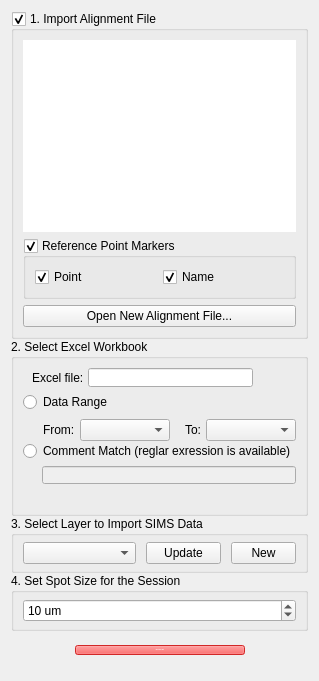
      <widget class="QWidget" name="tab">
       <attribute name="title">
        <string>Import</string>
       </attribute>
       <layout class="QVBoxLayout" name="verticalLayout_6">
        <property name="spacing">
         <number>0</number>
        </property>
        <property name="bottomMargin">
         <number>12</number>
        </property>
        <item>
         <widget class="QGroupBox" name="Grp_Alignment">
          <property name="sizePolicy">
           <sizepolicy hsizetype="Preferred" vsizetype="Maximum">
            <horstretch>0</horstretch>
            <verstretch>0</verstretch>
           </sizepolicy>
          </property>
          <property name="maximumSize">
           <size>
            <width>16777215</width>
            <height>16777215</height>
           </size>
          </property>
          <property name="title">
           <string>1. Import Alignment File</string>
          </property>
          <property name="flat">
           <bool>false</bool>
          </property>
          <property name="checkable">
           <bool>true</bool>
          </property>
          <layout class="QVBoxLayout" name="verticalLayout">
           <item>
            <widget class="QTableView" name="Tbv_Alignment">
             <property name="sizePolicy">
              <sizepolicy hsizetype="Preferred" vsizetype="Expanding">
               <horstretch>0</horstretch>
               <verstretch>0</verstretch>
              </sizepolicy>
             </property>
             <property name="maximumSize">
              <size>
               <width>16777215</width>
               <height>16777215</height>
              </size>
             </property>
             <property name="styleSheet">
              <string notr="true">.item{ padding: 5px; }</string>
             </property>
             <property name="frameShape">
              <enum>QFrame::NoFrame</enum>
             </property>
             <property name="frameShadow">
              <enum>QFrame::Plain</enum>
             </property>
             <property name="verticalScrollBarPolicy">
              <enum>Qt::ScrollBarAsNeeded</enum>
             </property>
             <property name="autoScroll">
              <bool>true</bool>
             </property>
             <property name="editTriggers">
              <set>QAbstractItemView::NoEditTriggers</set>
             </property>
             <property name="showDropIndicator" stdset="0">
              <bool>false</bool>
             </property>
             <property name="dragDropOverwriteMode">
              <bool>false</bool>
             </property>
             <property name="alternatingRowColors">
              <bool>true</bool>
             </property>
             <property name="showGrid">
              <bool>false</bool>
             </property>
             <property name="gridStyle">
              <enum>Qt::NoPen</enum>
             </property>
             <property name="sortingEnabled">
              <bool>false</bool>
             </property>
             <property name="cornerButtonEnabled">
              <bool>false</bool>
             </property>
             <attribute name="horizontalHeaderVisible">
              <bool>false</bool>
             </attribute>
             <attribute name="verticalHeaderDefaultSectionSize">
              <number>17</number>
             </attribute>
            </widget>
           </item>
           <item>
            <widget class="QGroupBox" name="Gbx_Alignment_Ref_Point_Markers">
             <property name="title">
              <string>Reference Point Markers</string>
             </property>
             <property name="checkable">
              <bool>true</bool>
             </property>
             <property name="checked">
              <bool>true</bool>
             </property>
             <layout class="QHBoxLayout" name="horizontalLayout_11">
              <item>
               <widget class="QCheckBox" name="Cbx_Alignment_Ref_Points">
                <property name="text">
                 <string>Point</string>
                </property>
                <property name="checked">
                 <bool>true</bool>
                </property>
               </widget>
              </item>
              <item>
               <widget class="QCheckBox" name="Cbx_Alignment_Ref_Names">
                <property name="text">
                 <string>Name</string>
                </property>
                <property name="checked">
                 <bool>true</bool>
                </property>
               </widget>
              </item>
             </layout>
            </widget>
           </item>
           <item>
            <widget class="QPushButton" name="Btn_Import_Alignments">
             <property name="maximumSize">
              <size>
               <width>16777215</width>
               <height>16777215</height>
              </size>
             </property>
             <property name="text">
              <string>Open New Alignment File...</string>
             </property>
            </widget>
           </item>
          </layout>
         </widget>
        </item>
        <item>
         <widget class="QGroupBox" name="Grp_Workbook">
          <property name="enabled">
           <bool>true</bool>
          </property>
          <property name="sizePolicy">
           <sizepolicy hsizetype="Preferred" vsizetype="Fixed">
            <horstretch>0</horstretch>
            <verstretch>0</verstretch>
           </sizepolicy>
          </property>
          <property name="minimumSize">
           <size>
            <width>0</width>
            <height>177</height>
           </size>
          </property>
          <property name="maximumSize">
           <size>
            <width>16777215</width>
            <height>177</height>
           </size>
          </property>
          <property name="title">
           <string>2. Select Excel Workbook</string>
          </property>
          <layout class="QVBoxLayout" name="verticalLayout_2">
           <property name="spacing">
            <number>6</number>
           </property>
           <item>
            <widget class="QFrame" name="Frame_for_Excel_file">
             <property name="sizePolicy">
              <sizepolicy hsizetype="Preferred" vsizetype="Fixed">
               <horstretch>0</horstretch>
               <verstretch>0</verstretch>
              </sizepolicy>
             </property>
             <property name="minimumSize">
              <size>
               <width>30</width>
               <height>0</height>
              </size>
             </property>
             <property name="maximumSize">
              <size>
               <width>16777215</width>
               <height>30</height>
              </size>
             </property>
             <layout class="QHBoxLayout" name="horizontalLayout_2">
              <property name="spacing">
               <number>4</number>
              </property>
              <property name="topMargin">
               <number>0</number>
              </property>
              <property name="bottomMargin">
               <number>0</number>
              </property>
              <item>
               <widget class="QLabel" name="label_14">
                <property name="sizePolicy">
                 <sizepolicy hsizetype="Fixed" vsizetype="Preferred">
                  <horstretch>0</horstretch>
                  <verstretch>0</verstretch>
                 </sizepolicy>
                </property>
                <property name="text">
                 <string>Excel file:</string>
                </property>
               </widget>
              </item>
              <item>
               <widget class="QLineEdit" name="Tbx_Workbook">
                <property name="enabled">
                 <bool>true</bool>
                </property>
                <property name="sizePolicy">
                 <sizepolicy hsizetype="MinimumExpanding" vsizetype="Fixed">
                  <horstretch>0</horstretch>
                  <verstretch>0</verstretch>
                 </sizepolicy>
                </property>
                <property name="minimumSize">
                 <size>
                  <width>130</width>
                  <height>18</height>
                 </size>
                </property>
                <property name="maximumSize">
                 <size>
                  <width>16777215</width>
                  <height>16777215</height>
                 </size>
                </property>
                <property name="toolTip">
                 <string notr="true" extracomment="this is tooltip">test test test</string>
                </property>
                <property name="readOnly">
                 <bool>true</bool>
                </property>
               </widget>
              </item>
              <item>
               <widget class="QPushButton" name="Btn_Select_Workbook">
                <property name="maximumSize">
                 <size>
                  <width>30</width>
                  <height>20</height>
                 </size>
                </property>
                <property name="text">
                 <string/>
                </property>
                <property name="iconSize">
                 <size>
                  <width>30</width>
                  <height>30</height>
                 </size>
                </property>
                <property name="flat">
                 <bool>true</bool>
                </property>
               </widget>
              </item>
             </layout>
            </widget>
           </item>
           <item>
            <widget class="QRadioButton" name="Opt_Range">
             <property name="enabled">
              <bool>true</bool>
             </property>
             <property name="sizePolicy">
              <sizepolicy hsizetype="Minimum" vsizetype="Fixed">
               <horstretch>0</horstretch>
               <verstretch>0</verstretch>
              </sizepolicy>
             </property>
             <property name="maximumSize">
              <size>
               <width>16777215</width>
               <height>25</height>
              </size>
             </property>
             <property name="text">
              <string>Data Range</string>
             </property>
             <property name="checked">
              <bool>false</bool>
             </property>
             <attribute name="buttonGroup">
              <string notr="true">buttonGroup</string>
             </attribute>
            </widget>
           </item>
           <item>
            <widget class="QFrame" name="Frame_for_from_to">
             <property name="minimumSize">
              <size>
               <width>0</width>
               <height>26</height>
              </size>
             </property>
             <property name="maximumSize">
              <size>
               <width>200000</width>
               <height>25</height>
              </size>
             </property>
             <property name="frameShape">
              <enum>QFrame::NoFrame</enum>
             </property>
             <property name="frameShadow">
              <enum>QFrame::Plain</enum>
             </property>
             <property name="lineWidth">
              <number>1</number>
             </property>
             <layout class="QHBoxLayout" name="horizontalLayout_6">
              <property name="spacing">
               <number>5</number>
              </property>
              <property name="leftMargin">
               <number>10</number>
              </property>
              <property name="topMargin">
               <number>0</number>
              </property>
              <property name="rightMargin">
               <number>0</number>
              </property>
              <property name="bottomMargin">
               <number>0</number>
              </property>
              <item>
               <widget class="QLabel" name="label_5">
                <property name="sizePolicy">
                 <sizepolicy hsizetype="Fixed" vsizetype="Preferred">
                  <horstretch>0</horstretch>
                  <verstretch>0</verstretch>
                 </sizepolicy>
                </property>
                <property name="minimumSize">
                 <size>
                  <width>0</width>
                  <height>18</height>
                 </size>
                </property>
                <property name="text">
                 <string>From:</string>
                </property>
                <property name="margin">
                 <number>0</number>
                </property>
                <property name="indent">
                 <number>10</number>
                </property>
               </widget>
              </item>
              <item>
               <widget class="QComboBox" name="Cmb_Excel_From">
                <property name="minimumSize">
                 <size>
                  <width>0</width>
                  <height>18</height>
                 </size>
                </property>
                <property name="styleSheet">
                 <string notr="true">minWidth: 200px;</string>
                </property>
                <property name="sizeAdjustPolicy">
                 <enum>QComboBox::AdjustToMinimumContentsLength</enum>
                </property>
                <property name="duplicatesEnabled">
                 <bool>false</bool>
                </property>
                <property name="frame">
                 <bool>true</bool>
                </property>
               </widget>
              </item>
              <item>
               <widget class="QLabel" name="label">
                <property name="sizePolicy">
                 <sizepolicy hsizetype="Fixed" vsizetype="Preferred">
                  <horstretch>0</horstretch>
                  <verstretch>0</verstretch>
                 </sizepolicy>
                </property>
                <property name="minimumSize">
                 <size>
                  <width>0</width>
                  <height>18</height>
                 </size>
                </property>
                <property name="text">
                 <string>To:</string>
                </property>
                <property name="margin">
                 <number>0</number>
                </property>
                <property name="indent">
                 <number>10</number>
                </property>
               </widget>
              </item>
              <item>
               <widget class="QComboBox" name="Cmb_Excel_To">
                <property name="minimumSize">
                 <size>
                  <width>0</width>
                  <height>18</height>
                 </size>
                </property>
               </widget>
              </item>
             </layout>
            </widget>
           </item>
           <item>
            <widget class="QRadioButton" name="Opt_Comment">
             <property name="enabled">
              <bool>true</bool>
             </property>
             <property name="maximumSize">
              <size>
               <width>16777215</width>
               <height>25</height>
              </size>
             </property>
             <property name="text">
              <string>Comment Match (reglar exression is available)</string>
             </property>
             <property name="checked">
              <bool>false</bool>
             </property>
             <attribute name="buttonGroup">
              <string notr="true">buttonGroup</string>
             </attribute>
            </widget>
           </item>
           <item>
            <widget class="QFrame" name="Frame_for_Comment_match">
             <property name="minimumSize">
              <size>
               <width>0</width>
               <height>18</height>
              </size>
             </property>
             <property name="frameShape">
              <enum>QFrame::NoFrame</enum>
             </property>
             <property name="frameShadow">
              <enum>QFrame::Plain</enum>
             </property>
             <layout class="QVBoxLayout" name="verticalLayout_12">
              <property name="spacing">
               <number>0</number>
              </property>
              <property name="leftMargin">
               <number>19</number>
              </property>
              <property name="topMargin">
               <number>0</number>
              </property>
              <property name="rightMargin">
               <number>0</number>
              </property>
              <property name="bottomMargin">
               <number>0</number>
              </property>
              <item>
               <widget class="QLineEdit" name="Tbx_Comment_Match">
                <property name="enabled">
                 <bool>false</bool>
                </property>
                <property name="minimumSize">
                 <size>
                  <width>13</width>
                  <height>0</height>
                 </size>
                </property>
               </widget>
              </item>
             </layout>
            </widget>
           </item>
           <item>
            <widget class="QLabel" name="Txt_N_Importing_Data">
             <property name="text">
              <string/>
             </property>
             <property name="alignment">
              <set>Qt::AlignCenter</set>
             </property>
             <property name="margin">
              <number>25</number>
             </property>
             <property name="indent">
              <number>5</number>
             </property>
            </widget>
           </item>
          </layout>
         </widget>
        </item>
        <item>
         <widget class="QGroupBox" name="Grp_Layer">
          <property name="enabled">
           <bool>true</bool>
          </property>
          <property name="maximumSize">
           <size>
            <width>16777215</width>
            <height>70</height>
           </size>
          </property>
          <property name="title">
           <string>3. Select Layer to Import SIMS Data</string>
          </property>
          <layout class="QGridLayout" name="gridLayout_9" columnstretch="0,0,0">
           <property name="topMargin">
            <number>6</number>
           </property>
           <property name="bottomMargin">
            <number>6</number>
           </property>
           <property name="horizontalSpacing">
            <number>10</number>
           </property>
           <property name="verticalSpacing">
            <number>0</number>
           </property>
           <item row="0" column="0">
            <widget class="QComboBox" name="Cmb_Target_Layer">
             <property name="minimumSize">
              <size>
               <width>0</width>
               <height>0</height>
              </size>
             </property>
             <property name="maximumSize">
              <size>
               <width>16777215</width>
               <height>16777215</height>
              </size>
             </property>
            </widget>
           </item>
           <item row="0" column="2">
            <widget class="QPushButton" name="Btn_Create_New_Layer">
             <property name="maximumSize">
              <size>
               <width>65</width>
               <height>16777215</height>
              </size>
             </property>
             <property name="text">
              <string>New</string>
             </property>
            </widget>
           </item>
           <item row="0" column="1">
            <widget class="QPushButton" name="Btn_Refresh_Import_Layers">
             <property name="maximumSize">
              <size>
               <width>75</width>
               <height>16777215</height>
              </size>
             </property>
             <property name="text">
              <string>Update</string>
             </property>
            </widget>
           </item>
          </layout>
         </widget>
        </item>
        <item>
         <widget class="QGroupBox" name="groupBox_3">
          <property name="maximumSize">
           <size>
            <width>16777215</width>
            <height>70</height>
           </size>
          </property>
          <property name="title">
           <string>4. Set Spot Size for the Session</string>
          </property>
          <layout class="QVBoxLayout" name="verticalLayout_4">
           <property name="spacing">
            <number>0</number>
           </property>
           <property name="topMargin">
            <number>6</number>
           </property>
           <property name="bottomMargin">
            <number>6</number>
           </property>
           <item>
            <widget class="QSpinBox" name="Spn_Spot_Size">
             <property name="suffix">
              <string> um</string>
             </property>
             <property name="value">
              <number>10</number>
             </property>
            </widget>
           </item>
          </layout>
         </widget>
        </item>
        <item>
         <widget class="QWidget" name="widget_3" native="true">
          <layout class="QHBoxLayout" name="horizontalLayout_9">
           <item>
            <spacer name="horizontalSpacer_5">
             <property name="orientation">
              <enum>Qt::Horizontal</enum>
             </property>
             <property name="sizeHint" stdset="0">
              <size>
               <width>40</width>
               <height>20</height>
              </size>
             </property>
            </spacer>
           </item>
           <item>
            <widget class="QPushButton" name="Btn_Import_From_Excel">
             <property name="enabled">
              <bool>false</bool>
             </property>
             <property name="minimumSize">
              <size>
               <width>170</width>
               <height>0</height>
              </size>
             </property>
             <property name="maximumSize">
              <size>
               <width>16777215</width>
               <height>16777215</height>
              </size>
             </property>
             <property name="font">
              <font>
               <pointsize>-1</pointsize>
               <weight>75</weight>
               <bold>true</bold>
              </font>
             </property>
             <property name="autoFillBackground">
              <bool>false</bool>
             </property>
             <property name="styleSheet">
              <string notr="true">background-color: rgb(255, 49, 49);
color: #ffffff;
font-weight: bold;
</string>
             </property>
             <property name="text">
              <string>Import Excel Data</string>
             </property>
             <property name="flat">
              <bool>false</bool>
             </property>
            </widget>
           </item>
           <item>
            <spacer name="horizontalSpacer_4">
             <property name="orientation">
              <enum>Qt::Horizontal</enum>
             </property>
             <property name="sizeHint" stdset="0">
              <size>
               <width>24</width>
               <height>20</height>
              </size>
             </property>
            </spacer>
           </item>
          </layout>
         </widget>
        </item>
       </layout>
      </widget>
